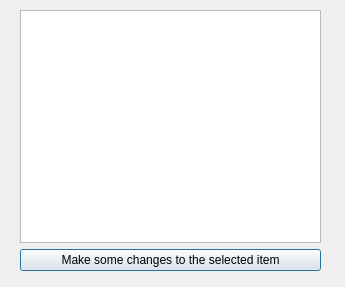
<?xml version="1.0" encoding="UTF-8"?>
<ui version="4.0">
 <class>Dialog</class>
 <widget class="QDialog" name="Dialog">
  <property name="geometry">
   <rect>
    <x>0</x>
    <y>0</y>
    <width>345</width>
    <height>287</height>
   </rect>
  </property>
  <property name="windowTitle">
   <string>Dialog</string>
  </property>
  <widget class="QWidget" name="">
   <property name="geometry">
    <rect>
     <x>20</x>
     <y>10</y>
     <width>301</width>
     <height>261</height>
    </rect>
   </property>
   <layout class="QVBoxLayout" name="verticalLayout">
    <item>
     <widget class="QListWidget" name="listWidget"/>
    </item>
    <item>
     <widget class="QPushButton" name="pushButton">
      <property name="text">
       <string>Make some changes to the selected item</string>
      </property>
     </widget>
    </item>
   </layout>
  </widget>
 </widget>
 <resources/>
 <connections/>
</ui>
